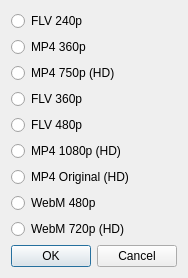
<?xml version="1.0" encoding="UTF-8"?>
<ui version="4.0">
 <class>YouTubeDialog</class>
 <widget class="QDialog" name="YouTubeDialog">
  <property name="geometry">
   <rect>
    <x>0</x>
    <y>0</y>
    <width>179</width>
    <height>260</height>
   </rect>
  </property>
  <property name="windowTitle">
   <string>Select Format</string>
  </property>
  <layout class="QVBoxLayout" name="verticalLayout_2">
   <item>
    <layout class="QVBoxLayout" name="verticalLayout">
     <item>
      <widget class="QRadioButton" name="radioButton">
       <property name="text">
        <string>FLV 240p</string>
       </property>
      </widget>
     </item>
     <item>
      <widget class="QRadioButton" name="radioButton_2">
       <property name="text">
        <string>MP4 360p</string>
       </property>
      </widget>
     </item>
     <item>
      <widget class="QRadioButton" name="radioButton_3">
       <property name="text">
        <string>MP4 750p (HD)</string>
       </property>
      </widget>
     </item>
     <item>
      <widget class="QRadioButton" name="radioButton_4">
       <property name="text">
        <string>FLV 360p</string>
       </property>
      </widget>
     </item>
     <item>
      <widget class="QRadioButton" name="radioButton_5">
       <property name="text">
        <string>FLV 480p</string>
       </property>
      </widget>
     </item>
     <item>
      <widget class="QRadioButton" name="radioButton_6">
       <property name="text">
        <string>MP4 1080p (HD)</string>
       </property>
      </widget>
     </item>
     <item>
      <widget class="QRadioButton" name="radioButton_7">
       <property name="text">
        <string>MP4 Original (HD)</string>
       </property>
      </widget>
     </item>
     <item>
      <widget class="QRadioButton" name="radioButton_8">
       <property name="text">
        <string>WebM 480p</string>
       </property>
      </widget>
     </item>
     <item>
      <widget class="QRadioButton" name="radioButton_9">
       <property name="text">
        <string>WebM 720p (HD)</string>
       </property>
      </widget>
     </item>
    </layout>
   </item>
   <item>
    <widget class="QDialogButtonBox" name="buttonBox">
     <property name="orientation">
      <enum>Qt::Horizontal</enum>
     </property>
     <property name="standardButtons">
      <set>QDialogButtonBox::Cancel|QDialogButtonBox::Ok</set>
     </property>
    </widget>
   </item>
  </layout>
 </widget>
 <resources/>
 <connections>
  <connection>
   <sender>buttonBox</sender>
   <signal>accepted()</signal>
   <receiver>YouTubeDialog</receiver>
   <slot>accept()</slot>
   <hints>
    <hint type="sourcelabel">
     <x>248</x>
     <y>254</y>
    </hint>
    <hint type="destinationlabel">
     <x>157</x>
     <y>274</y>
    </hint>
   </hints>
  </connection>
  <connection>
   <sender>buttonBox</sender>
   <signal>rejected()</signal>
   <receiver>YouTubeDialog</receiver>
   <slot>reject()</slot>
   <hints>
    <hint type="sourcelabel">
     <x>316</x>
     <y>260</y>
    </hint>
    <hint type="destinationlabel">
     <x>286</x>
     <y>274</y>
    </hint>
   </hints>
  </connection>
 </connections>
</ui>
